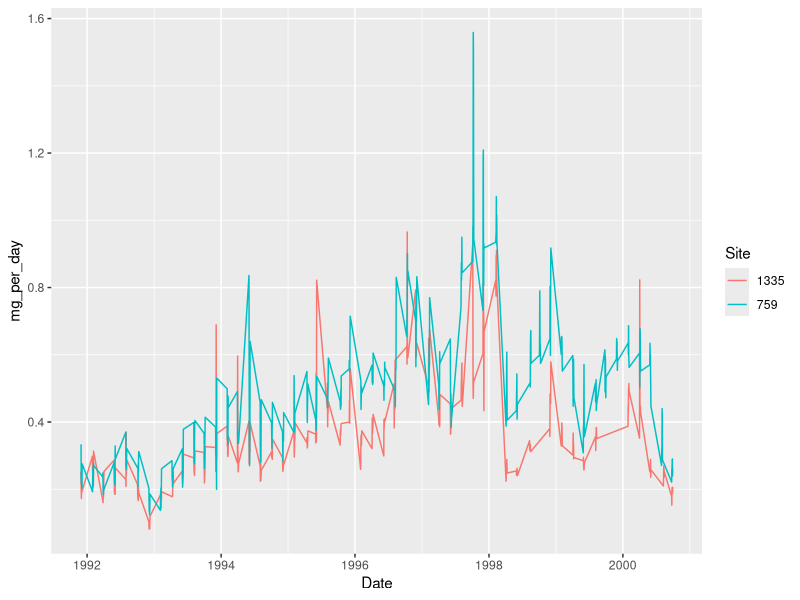
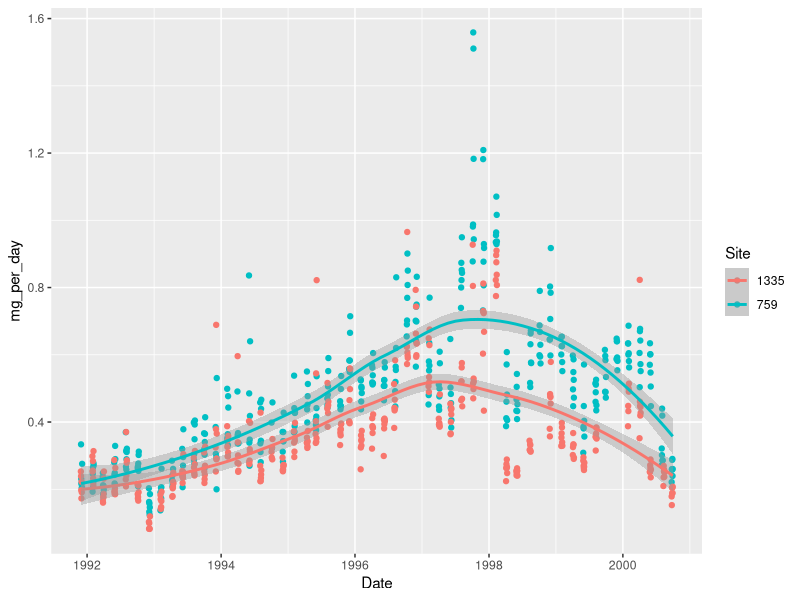
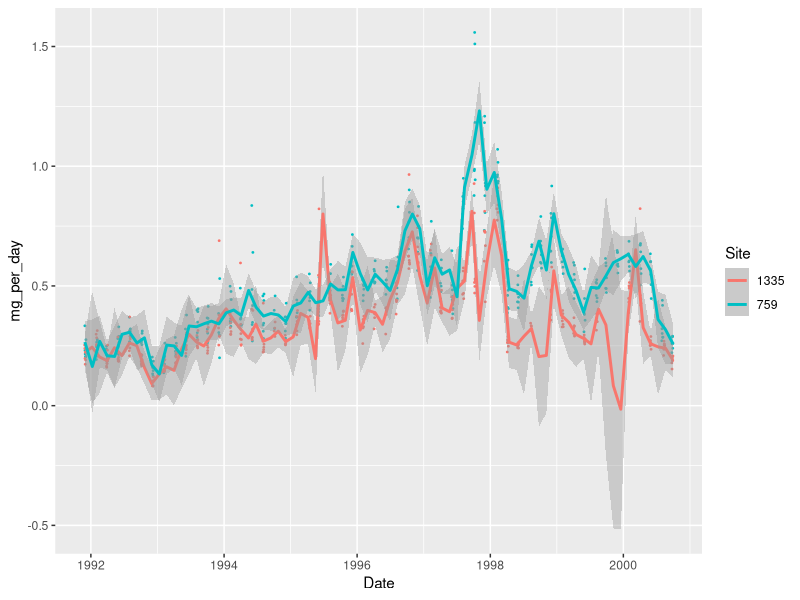
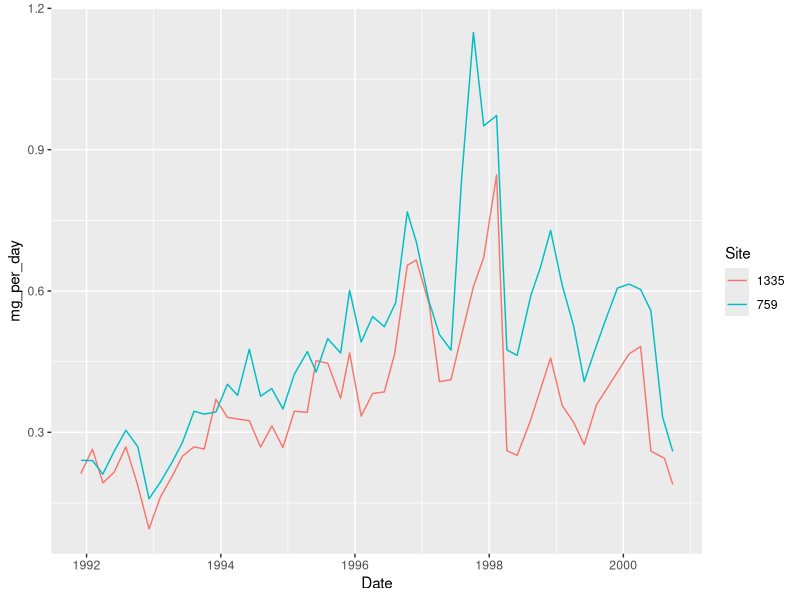

Generate these figures, in order, with R:
## ---- chunk 1
knitr::opts_chunk$set(collapse = TRUE, warnings = FALSE)
## ---- chunk 2
library(tidyverse)
## ---- chunk 3
# load the package
library(readxl)
# only import the second sheet
analytes <- read_excel("data/analytes_data.xlsx",
                       sheet = 2)
## ---- chunk 4
# excel_sheets() shows the sheet names
excel_sheets("data/analytes_data.xlsx")
analytes <- read_excel("data/analytes_data.xlsx", sheet = "Site_759")
## ---- chunk 5
head(analytes)
## ---- chunk 6
# only keep sheet names that contain actual data
sheets <- excel_sheets("data/analytes_data.xlsx")[2:3]
# map the reading to each sheet
library(purrr)
analytes <- map_dfr(sheets,
                    ~ read_excel("data/analytes_data.xlsx", sheet = .x))
## ---- chunk 7
# all same compound
analytes$Analyte <- "x"
## ---- chunk 8
library(dplyr)
analytes <- rename(analytes, Site = 1, Date = 3, mg_per_day = 4)
## ---- chunk 9
analytes <- mutate(analytes, Site = as.character(Site))
## ---- chunk 10
write.csv(analytes, "data/analytes_data_clean.csv",
          row.names = FALSE)
## ---- chunk 11
library(ggplot2)
ggplot(analytes,             # data
       aes(x = Date,         # mapping of aesthetics
           y = mg_per_day,
           colour = Site)) + # (separate by site)
  geom_line()                # geometry
## ---- chunk 12
ggplot(analytes, aes(x = Date, y = mg_per_day, colour = Site)) +
  geom_point() +
  geom_smooth()
## ---- chunk 13
ggplot(analytes, aes(x = Date, y = mg_per_day, colour = Site)) +
  geom_point(size = 0.3) + # smaller points
  geom_smooth(span = 0.05) # follow the data more closely
## ---- chunk 14
library(lubridate)
analytes <- analytes %>% 
   mutate(year = year(Date),
          month = month(Date),
          day = day(Date),
          week = week(Date),
          weekday = weekdays(Date))
## ---- chunk 15
analytes %>% 
   group_by(Site, year, month) %>% 
   count() %>% 
   head(12)
## ---- chunk 16
analytes %>%  select(year, month, day, week) %>%  head(10)
## ---- chunk 17
analytes <- analytes %>%
   arrange(Site, Date) %>% # make sure it is in chronological order
   group_by(Site) %>% # deal with sites separately
   mutate(days_lapsed = as.integer(Date - lag(Date))) %>%  # compare date to next date
   ungroup()
## ---- chunk 18
analytes %>% 
   count(days_lapsed) %>% 
   head()
## ---- chunk 19
analytes <- analytes %>% 
   group_by(Site) %>%
   mutate(sampling_period = row_number() == 1 | days_lapsed > 3,
          sampling_period = cumsum(sampling_period)) %>%
   ungroup()
## ---- chunk 20
analytes_summary <- analytes %>% 
   group_by(Analyte, Site, sampling_period) %>% # we are keeping Analyte
   summarise(Date = round_date(mean(Date), unit = "day"),
             mg_per_day = mean(mg_per_day)) %>% 
   ungroup()
## ---- chunk 21
ggplot(analytes_summary,
       aes(x = Date,
           y = mg_per_day,
           colour = Site)) +
  geom_line()  
